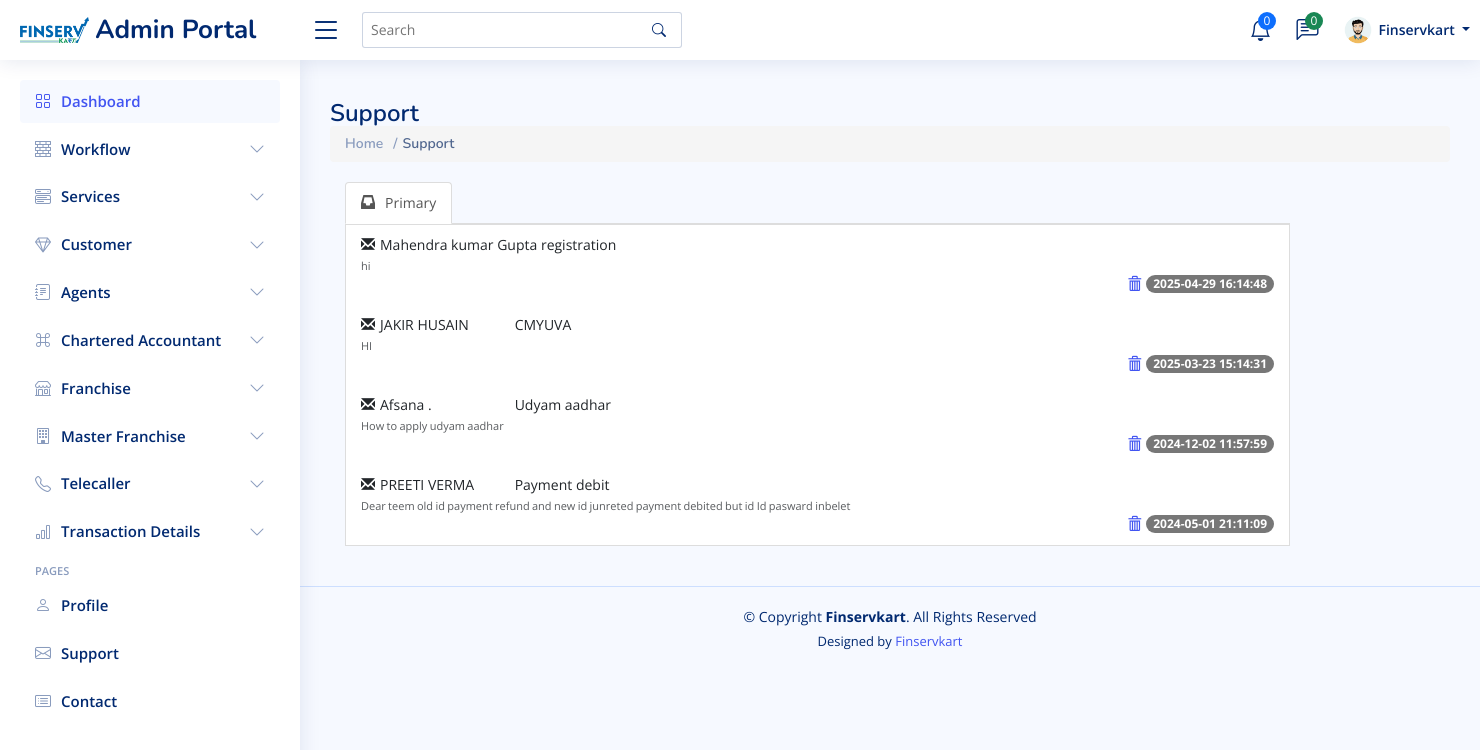
The app's page /admin/support.php (signed in) with its own data.
### tables this page shows
CREATE TABLE `support` (
  `id` int(11) NOT NULL,
  `pid` varchar(50) DEFAULT NULL,
  `name` varchar(255) DEFAULT NULL,
  `subject` varchar(255) DEFAULT NULL,
  `message` text DEFAULT NULL,
  `sdate` varchar(50) DEFAULT NULL
);

### admin/support.php (the view, shortened to what this page needs)
<?php session_start();
   include_once('../include/config.php');
   ?>
<!DOCTYPE html>
<html lang="en">
   <head>
      <link href="assets/vendor/bootstrap/css/bootstrap.min.css" rel="stylesheet">
      <link href="assets/vendor/bootstrap-icons/bootstrap-icons.css" rel="stylesheet">
      <link href="assets/vendor/boxicons/css/boxicons.min.css" rel="stylesheet">
      <link href="assets/vendor/quill/quill.snow.css" rel="stylesheet">
      <link href="assets/vendor/quill/quill.bubble.css" rel="stylesheet">
      <link href="assets/vendor/remixicon/remixicon.css" rel="stylesheet">
      <link href="assets/vendor/simple-datatables/style.css" rel="stylesheet">
      <link href="//maxcdn.bootstrapcdn.com/bootstrap/3.3.5/css/bootstrap.min.css" rel="stylesheet">
      <link href="assets/css/style.css" rel="stylesheet">
  <link rel="stylesheet" href="https://cdnjs.cloudflare.com/ajax/libs/toastr.js/latest/css/toastr.min.css">
   </head>
   <body>
      <?php include("include/header.php"); ?>
      <?php include("include/sider.php"); ?>
      <main id="main" class="main">
         <div class="pagetitle">
            <h1>Support</h1>
            <nav>
               <ol class="breadcrumb">
                  <li class="breadcrumb-item"><a href="dashboard.php">Home</a></li>
                  <li class="breadcrumb-item active">Support</li>
               </ol>
            </nav>
         </div>
         <section class="section contact">
            <div class="container">
               <div class="row">
                  <div class="col-sm-9 col-md-10">
                     <ul class="nav nav-tabs">
                        <li class="active"><a href="#home" data-toggle="tab"><span class="glyphicon glyphicon-inbox"></span>Primary</a></li>
                     </ul>
                     <div class="tab-content">
                        <div class="tab-pane fade in active" id="home">
                           <div class="list-group">
                              <?php
                                 $sql = "SELECT id, name, subject, message, sdate FROM support ORDER BY id DESC";
                                 $result = $con->query($sql);
                                 function truncateMessage($message, $maxWords = 255) {
                                 $words = preg_split("/[\n\r\t ]+/", $message, $maxWords + 1, PREG_SPLIT_NO_EMPTY);
                                 return $message;
                                 }
                                 if ($result->num_rows > 0) {
                                     while($row = $result->fetch_assoc()) {
                                         echo '<div class="list-group-item">';
                                         echo '<span class="name" style="min-width: 150px; display: inline-block;"><span class="glyphicon glyphicon-envelope"></span>' . $row['name'] . '</span> ';
                                         echo '<span class="">' . $row['subject'] . '</span><br/>';
                                         echo '<span class="text-muted" style="font-size: 11px; text-align: justify; hyphens: auto; text-justify: distribute; word-spacing: -0.5px;">' . truncateMessage($row['message'], 255) . '</span><br/>';
                                         echo '<span class="badge">' . $row['sdate'] . '</span> ';
                                         echo '<span class="pull-right"><a href="api/delete.php?type=support&id=' . $row['id'] . '" onClick="return confirmDeleteDetails(event, '. $row['id'] .');"><span class="glyphicon glyphicon-trash"></span></a></span>';
                                         echo '</div>';
                                     }
                                 } else {
                                     echo "No data available";
                                 }
                                 ?>
                           </div>
                        </div>
                     </div>
                  </div>
               </div>
            </div>
         </section>
      </main>
      <?php include("include/footer.php"); ?>
   </body>
</html>

### admin/include/header.php (shortened to what this page needs)
<?php session_start();
   include_once('../include/config.php');
?>
  <?php
  $query=mysqli_query($con,"select * from admin");
  while($result=mysqli_fetch_array($query))
  {?>
  <header id="header" class="header fixed-top d-flex align-items-center">
    <div class="d-flex align-items-center justify-content-between">
      <a href="dashboard.php" class="logo d-flex align-items-center">
        <img src="include/logo.webp" alt="">
        <span class="d-none d-lg-block">Admin Portal</span>
      </a>
      <i class="bi bi-list toggle-sidebar-btn"></i>
    </div>
    <div class="search-bar">
      <form class="search-form d-flex align-items-center" method="POST" action="#">
        <input type="text" name="query" placeholder="Search" title="Enter search keyword">
        <button type="submit" title="Search"><i class="bi bi-search"></i></button>
      </form>
    </div>
    <nav class="header-nav ms-auto">
      <ul class="d-flex align-items-center">
        <li class="nav-item dropdown">
          <a class="nav-link nav-icon" href="#" data-bs-toggle="dropdown">
            <i class="bi bi-bell"></i>
            <span class="badge bg-primary badge-number">0</span>
          </a>
        </li>
        <li class="nav-item dropdown">
          <a class="nav-link nav-icon" href="#" data-bs-toggle="dropdown">
            <i class="bi bi-chat-left-text"></i>
            <span class="badge bg-success badge-number">0</span>
          </a>
        </li>
        <li class="nav-item dropdown pe-3">
          <a class="nav-link nav-profile d-flex align-items-center pe-0" href="#" data-bs-toggle="dropdown">
            <?php $profileImage = empty($result['profile']) ? 'assets/profile/admin.png' : 'assets/profile/' . $result['profile'];?>
            <img src="<?php echo $profileImage; ?>" alt="Profile" class="rounded-circle" height="30" width="30" style="object-fit: cover;">
            <span class="d-none d-md-block dropdown-toggle ps-2">
            <?php
            $fullName = $result['name'];
            $nameParts = explode(" ", $fullName);
            $firstName = $nameParts[0];
            echo $firstName;
            ?>
            </span>
          </a>
        </li>
      </ul>
    </nav>
  </header>
  <?php } ?>

### admin/assets/css/style.css (style rules this page uses)
:root { scroll-behavior: smooth; }
body { font-family: "Open Sans", sans-serif; background: #f6f9ff; color: #444444; }
a { color: #4154f1; text-decoration: none; }
h1, h2, h3, h4, h5, h6 { font-family: "Nunito", sans-serif; }
#main { margin-top: 60px; padding: 20px 30px; transition: all 0.3s; }
.pagetitle { margin-bottom: 10px; }
.pagetitle h1 { font-size: 24px; margin-bottom: 0; font-weight: 600; color: #012970; }
.breadcrumb { font-size: 14px; font-family: "Nunito", sans-serif; color: #899bbd; font-weight: 600; }
.breadcrumb a { color: #899bbd; transition: 0.3s; }
.breadcrumb .breadcrumb-item::before { color: #899bbd; }
.breadcrumb .active { color: #51678f; font-weight: 600; }
.logo { line-height: 1; }
@media (min-width: 1200px) { .logo { width: 280px; } }
.logo img { max-height: 26px; margin-right: 6px; }
.logo span { font-size: 26px; font-weight: 700; color: #012970; font-family: "Nunito", sans-serif; }
.header { transition: all 0.5s; z-index: 997; height: 60px; box-shadow: 0px 2px 20px rgba(1, 41, 112, 0.1); background-color: #fff; padding-left: 20px; }
.header .toggle-sidebar-btn { font-size: 32px; padding-left: 10px; cursor: pointer; color: #012970; }
.header .search-bar { min-width: 360px; padding: 0 20px; }
.header .search-form { width: 100%; }
.header .search-form input { border: 0; font-size: 14px; color: #012970; border: 1px solid rgba(1, 41, 112, 0.2); padding: 7px 38px 7px 8px; border-radius: 3px; transition: 0.3s; width: 100%; }
.header .search-form button { border: 0; padding: 0; margin-left: -30px; background: none; }
.header .search-form button i { color: #012970; }
.header-nav ul { list-style: none; }
.header-nav>ul { margin: 0; padding: 0; }
.header-nav .nav-icon { font-size: 22px; color: #012970; margin-right: 25px; position: relative; }
.header-nav .nav-profile { color: #012970; }
.header-nav .nav-profile img { max-height: 36px; }
.header-nav .nav-profile span { font-size: 14px; font-weight: 600; }
.header-nav .badge-number { position: absolute; inset: -2px -5px auto auto; font-weight: normal; font-size: 12px; padding: 3px 6px; }
@media (min-width: 1200px) { #main, #footer { margin-left: 300px; } }

### admin/support.php (style rules this page uses)
.nav-tabs .glyphicon:not(.no-margin) { margin-right: 10px; }
.tab-pane .list-group-item:first-child { border-top-right-radius: 0px; border-top-left-radius: 0px; }
.tab-pane .list-group-item:last-child { border-bottom-right-radius: 0px; border-bottom-left-radius: 0px; }
.tab-pane .list-group .glyphicon { margin-right: 5px; }

### records on screen
support: name "Mahendra kumar Gupta", subject "registration", message "hi", sdate "2025-04-29 16:14:48"
support: name "JAKIR HUSAIN", subject "CMYUVA", message "HI", sdate "2025-03-23 15:14:31"
support: name "Afsana .", subject "Udyam aadhar", message "How to apply udyam aadhar", sdate "2024-12-02 11:57:59"
support: name "PREETI VERMA", subject "Payment debit", message "Dear teem old id payment refund and new id junreted payment debited but id Id pasward inbelet", sdate "2024-05-01 21:11:09"

### other values on screen
$firstName "Finservkart"
